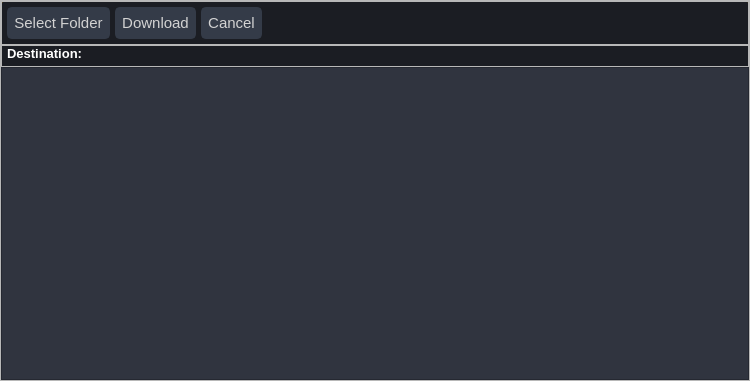
<?xml version="1.0" encoding="UTF-8"?>
<ui version="4.0">
 <class>Downloads_Dialog</class>
 <widget class="QDialog" name="Downloads_Dialog">
  <property name="geometry">
   <rect>
    <x>0</x>
    <y>0</y>
    <width>750</width>
    <height>381</height>
   </rect>
  </property>
  <property name="windowTitle">
   <string>Dialog</string>
  </property>
  <property name="styleSheet">
   <string notr="true">QDialog{
	background-color: rgb(27, 29, 35);
border:1px solid rgba(255, 170, 0,0.5);
border-radius:5px}
/* LINE EDIT */
QLineEdit {
	background-color: rgb(44, 49, 60);
	border-radius: 5px;
	border: 2px solid rgb(27, 29, 35);
	padding-left: 10px;
}
QLineEdit:hover {
	border: 2px solid rgb(64, 71, 88);
}
QLineEdit:focus {
	border: 2px solid rgb(91, 101, 124);
}
QPushButton {
	border: 2px solid rgb(52, 59, 72);
	border-radius: 5px;	
	background-color: rgb(52, 59, 72);
	color: rgb(210, 210, 210);
}
QPushButton:hover {
	background-color: rgb(57, 65, 80);
	border: 2px solid rgb(61, 70, 86);
}
QPushButton:pressed {	
	background-color: rgb(35, 40, 49);
	border: 2px solid rgb(43, 50, 61);
}
</string>
  </property>
  <layout class="QGridLayout" name="gridLayout_3">
   <property name="leftMargin">
    <number>0</number>
   </property>
   <property name="topMargin">
    <number>0</number>
   </property>
   <property name="rightMargin">
    <number>0</number>
   </property>
   <property name="bottomMargin">
    <number>0</number>
   </property>
   <property name="spacing">
    <number>0</number>
   </property>
   <item row="0" column="0">
    <widget class="QFrame" name="frame">
     <property name="frameShape">
      <enum>QFrame::StyledPanel</enum>
     </property>
     <property name="frameShadow">
      <enum>QFrame::Raised</enum>
     </property>
     <layout class="QGridLayout" name="gridLayout_2">
      <property name="leftMargin">
       <number>0</number>
      </property>
      <property name="topMargin">
       <number>0</number>
      </property>
      <property name="rightMargin">
       <number>0</number>
      </property>
      <property name="bottomMargin">
       <number>0</number>
      </property>
      <property name="spacing">
       <number>0</number>
      </property>
      <item row="0" column="0">
       <widget class="QFrame" name="frame_2">
        <property name="frameShape">
         <enum>QFrame::StyledPanel</enum>
        </property>
        <property name="frameShadow">
         <enum>QFrame::Raised</enum>
        </property>
        <layout class="QGridLayout" name="gridLayout">
         <property name="leftMargin">
          <number>5</number>
         </property>
         <property name="topMargin">
          <number>5</number>
         </property>
         <property name="rightMargin">
          <number>5</number>
         </property>
         <property name="bottomMargin">
          <number>5</number>
         </property>
         <property name="horizontalSpacing">
          <number>5</number>
         </property>
         <property name="verticalSpacing">
          <number>0</number>
         </property>
         <item row="0" column="0">
          <widget class="QPushButton" name="sel_path_btn">
           <property name="font">
            <font>
             <family>Segoe UI</family>
             <pointsize>11</pointsize>
            </font>
           </property>
           <property name="styleSheet">
            <string notr="true">padding:5px</string>
           </property>
           <property name="text">
            <string>Select Folder</string>
           </property>
          </widget>
         </item>
         <item row="0" column="2">
          <widget class="QPushButton" name="cancel_btn">
           <property name="font">
            <font>
             <family>Segoe UI</family>
             <pointsize>11</pointsize>
            </font>
           </property>
           <property name="styleSheet">
            <string notr="true">padding:5px</string>
           </property>
           <property name="text">
            <string>Cancel</string>
           </property>
          </widget>
         </item>
         <item row="0" column="1">
          <widget class="QPushButton" name="start_btn">
           <property name="font">
            <font>
             <family>Segoe UI</family>
             <pointsize>11</pointsize>
            </font>
           </property>
           <property name="styleSheet">
            <string notr="true">padding:5px</string>
           </property>
           <property name="text">
            <string>Download</string>
           </property>
          </widget>
         </item>
         <item row="0" column="3">
          <spacer name="horizontalSpacer">
           <property name="orientation">
            <enum>Qt::Horizontal</enum>
           </property>
           <property name="sizeHint" stdset="0">
            <size>
             <width>40</width>
             <height>20</height>
            </size>
           </property>
          </spacer>
         </item>
        </layout>
       </widget>
      </item>
      <item row="1" column="0">
       <widget class="QFrame" name="frame_3">
        <property name="styleSheet">
         <string notr="true">QLabel{
	color: rgb(255, 255, 255);
}</string>
        </property>
        <property name="frameShape">
         <enum>QFrame::StyledPanel</enum>
        </property>
        <property name="frameShadow">
         <enum>QFrame::Raised</enum>
        </property>
        <layout class="QGridLayout" name="gridLayout_4">
         <property name="leftMargin">
          <number>5</number>
         </property>
         <property name="topMargin">
          <number>0</number>
         </property>
         <property name="rightMargin">
          <number>5</number>
         </property>
         <property name="bottomMargin">
          <number>5</number>
         </property>
         <property name="verticalSpacing">
          <number>7</number>
         </property>
         <item row="0" column="1">
          <widget class="QLabel" name="sel_path_text_label">
           <property name="font">
            <font>
             <family>Segoe UI</family>
             <pointsize>10</pointsize>
            </font>
           </property>
           <property name="styleSheet">
            <string notr="true"/>
           </property>
           <property name="text">
            <string/>
           </property>
           <property name="wordWrap">
            <bool>true</bool>
           </property>
          </widget>
         </item>
         <item row="0" column="0">
          <widget class="QLabel" name="label">
           <property name="maximumSize">
            <size>
             <width>100</width>
             <height>16777215</height>
            </size>
           </property>
           <property name="font">
            <font>
             <family>Segoe UI</family>
             <pointsize>10</pointsize>
             <weight>75</weight>
             <bold>true</bold>
            </font>
           </property>
           <property name="text">
            <string>Destination:</string>
           </property>
          </widget>
         </item>
        </layout>
       </widget>
      </item>
      <item row="2" column="0">
       <widget class="QListWidget" name="shots_list_widget">
        <property name="styleSheet">
         <string notr="true">QListWidget{
background-color: rgb(48, 52, 63);
color: rgb(255, 255, 255);
}</string>
        </property>
       </widget>
      </item>
     </layout>
    </widget>
   </item>
  </layout>
 </widget>
 <resources/>
 <connections/>
</ui>
